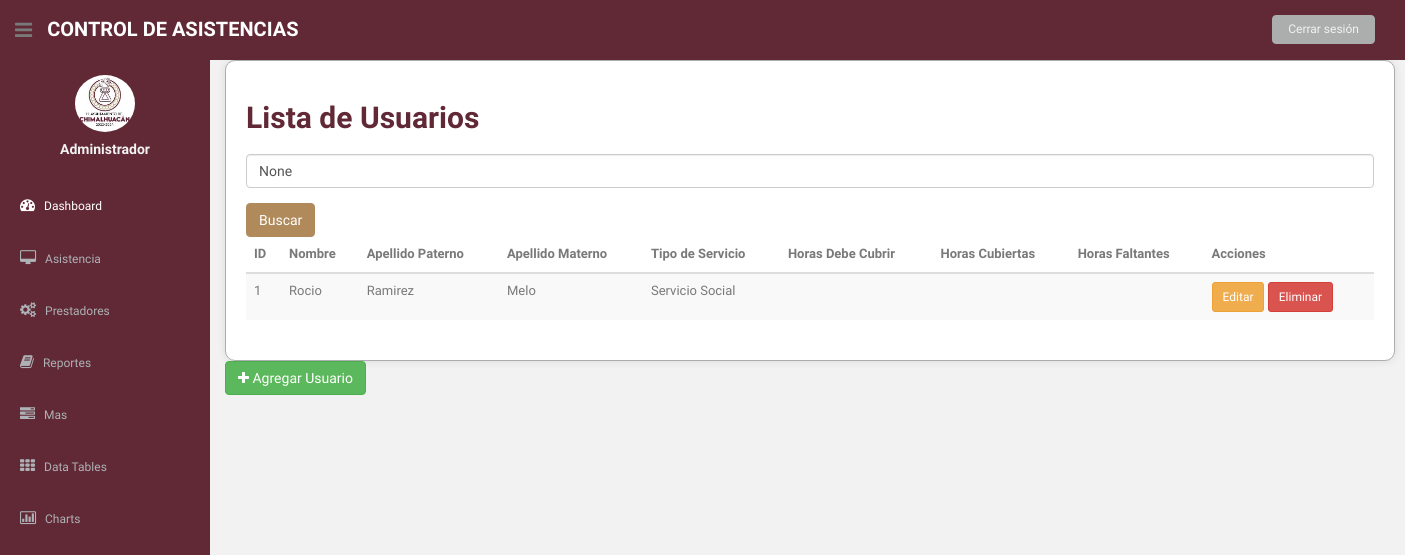
The app's page /lista_usuarios/ (signed in), older data.
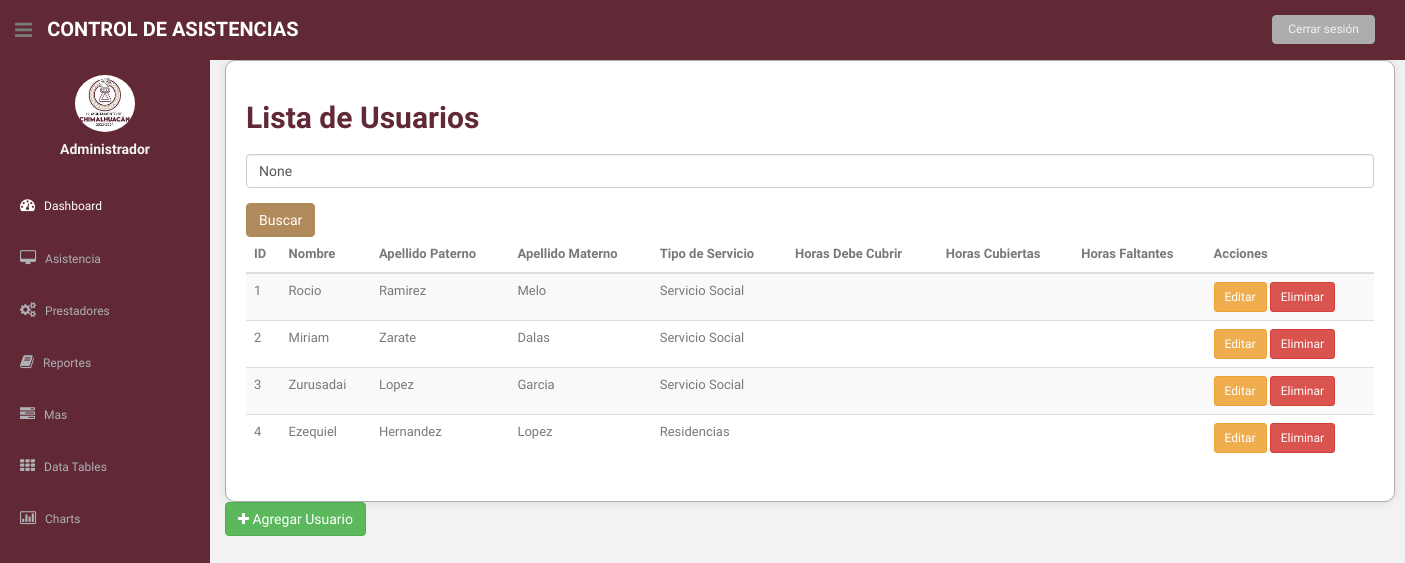
The same page, newer data.
### asistencia/models.py (models this page shows, shortened)
class Usuarios(models.Model):
    nombre = models.CharField(max_length=100)
    apellido_paterno = models.CharField(max_length=100)
    apellido_materno = models.CharField(max_length=100)
    telefono = models.CharField(max_length=20)
    correo_electronico = models.EmailField(max_length=255)
    OPCIONES_SERVICIO = [
        ('SS', 'Servicio Social'),
        ('R', 'Residencias'),
    ]
    tipo_servicio = models.CharField(max_length=2, choices=OPCIONES_SERVICIO)
    horas_realizadas = models.IntegerField(default=0)  # Se actualizará según las horas realizadas
    horas_requeridas = models.IntegerField()  # Horas requeridas para el servicio

### asistencia/views.py (the view)
# urls.py: path('lista_usuarios/', views.lista_usuarios, name='lista_usuarios'),
@login_required
def lista_usuarios(request):
    usuarios = Usuarios.objects.all()
    query = request.GET.get('q')
    if query:
        usuarios = usuarios.filter(nombre__icontains=query)
    return render(request, 'lista_usuarios.html', {'usuarios': usuarios, 'query': query})

### asistencia/templates/lista_usuarios.html (shortened to what this page needs)
{% load static %}
<!DOCTYPE html>
<html lang="en">
<head>
  <link href="{% static 'css/bootstrap.css' %}" rel="stylesheet">
  <link href="{% static 'font-awesome/css/font-awesome.css' %}" rel="stylesheet" />
  <link rel="stylesheet" type="text/css" href="{% static 'css/zabuto_calendar.css' %}">
  <link rel="stylesheet" type="text/css" href="{% static 'js/gritter/css/jquery.gritter.css' %}" />
  <link rel="stylesheet" type="text/css" href="{% static 'lineicons/style.css' %}">
  <link href="{% static 'css/style.css' %}" rel="stylesheet">
  <link href="{% static 'css/style-responsive.css' %}" rel="stylesheet">
</head>
<body>
  <section id="container">
    <header class="header black-bg">
      <div class="sidebar-toggle-box">
        <div class="fa fa-bars tooltips" data-placement="right" data-original-title="Toggle Navigation"></div>
      </div>
      <a href="{% url 'index' %}" class="logo"><b>Control de Asistencias</b></a>
      <div class="top-menu">
        <ul class="nav pull-right top-menu">
          <li><a class="logout" href="{% url 'login' %}">Cerrar sesión</a></li>
        </ul>
      </div>
    </header>
    <aside>
      <div id="sidebar" class="nav-collapse">
        <ul class="sidebar-menu" id="nav-accordion">
          <p class="centered"><a href="profile.html"><img src="{% static 'img/LOGO.jpg' %}" class="img-circle" width="60"></a></p>
          <h5 class="centered">Administrador</h5>
          <li class="mt">
            <a class="active" href="{% url 'index' %}">
              <i class="fa fa-dashboard"></i>
              <span>Dashboard</span>
            </a>
          </li>
          <li class="sub-menu">
            <a href="javascript:;">
              <i class="fa fa-desktop"></i>
              <span>Asistencia</span>
            </a>
          </li>
          <li class="sub-menu">
            <a href="javascript:;">
              <i class="fa fa-cogs"></i>
              <span>Prestadores</span>
            </a>
          </li>
          <li class="sub-menu">
            <a href="javascript:;">
              <i class="fa fa-book"></i>
              <span>Reportes</span>
            </a>
          </li>
          <li class="sub-menu">
            <a href="javascript:;">
              <i class="fa fa-tasks"></i>
              <span>Mas</span>
            </a>
          </li>
          <li class="sub-menu">
            <a href="javascript:;">
              <i class="fa fa-th"></i>
              <span>Data Tables</span>
            </a>
          </li>
          <li class="sub-menu">
            <a href="javascript:;">
              <i class="fa fa-bar-chart-o"></i>
              <span>Charts</span>
            </a>
          </li>
        </ul>
      </div>
    </aside>
    <section id="main-content">
      <section class="wrapper">
        <div class="container">
          <h2>Lista de Usuarios</h2>
          <form method="get" action="{% url 'lista_usuarios' %}">
            <div class="form-group">
              <input type="text" name="q" class="form-control" placeholder="Buscar por nombre" value="{{ query }}">
            </div>
            <button type="submit" class="btn btn-primary">Buscar</button>
          </form>
          <div class="table-responsive">
            <table class="table table-striped">
              <thead>
                <tr>
                  <th>ID</th>
                  <th>Nombre</th>
                  <th>Apellido Paterno</th>
                  <th>Apellido Materno</th>
                  <th>Tipo de Servicio</th>
                  <th>Horas Debe Cubrir</th>
                  <th>Horas Cubiertas</th>
                  <th>Horas Faltantes</th>
                  <th>Acciones</th>
                </tr>
              </thead>
              <tbody>
                {% for usuario in usuarios %}
                <tr>
                  <td>{{ usuario.id }}</td>
                  <td>{{ usuario.nombre }}</td>
                  <td>{{ usuario.apellido_paterno }}</td>
                  <td>{{ usuario.apellido_materno }}</td>
                  <td>{{ usuario.get_tipo_servicio_display }}</td>
                  <td>{{ usuario.horas_debe_cubrir }}</td>
                  <td>{{ usuario.horas_cubiertas }}</td>
                  <td>{{ usuario.horas_faltantes }}</td>
                  <td>
                    <a href="{% url 'editar_usuario' usuario.pk %}" class="btn btn-warning btn-sm">Editar</a>
                    <a href="{% url 'eliminar_usuario' usuario.pk %}" class="btn btn-danger btn-sm">Eliminar</a>
                  </td>
                </tr>
                {% endfor %}
              </tbody>
            </table>
          </div>
        </div>
        <a href="{% url 'agregar_usuario' %}" class="btn btn-success"><i class="fa fa-plus"></i> Agregar Usuario</a>
      </section>
    </section>
  </section>
</body>
</html>

### asistencia/static/css/style.css (style rules this page uses)
body { color: #797979; background: #f2f2f2; font-family: 'Ruda', sans-serif; padding: 0px !important; margin: 0px !important; font-size:13px; }
ul li { list-style: none; }
a, a:hover, a:focus { text-decoration: none; outline: none; }
#container { width: 100%; height: 100%; }
.centered { text-align: center; }
.mt { margin-top: 25px; }
ul.top-menu > li > .logout { color: #f2f2f2; font-size: 12px; border-radius: 4px; -webkit-border-radius: 4px; border: 1px solid #ACADAD !important; padding: 5px 15px; margin-right: 15px; background: #ACADAD; margin-top: 15px; }
#sidebar { width: 210px; height: 100%; position: fixed; background: #602935; }
#sidebar h5 { color: #f2f2f2; font-weight: 700; }
#sidebar ul li { position: relative; }
ul.sidebar-menu , ul.sidebar-menu li ul.sub { margin: -2px 0 0; padding: 0; }
ul.sidebar-menu { margin-top: 75px; }
ul.sidebar-menu li { margin-bottom: 5px; margin-left:10px; margin-right:10px; }
ul.sidebar-menu li.sub-menu { line-height: 15px; }
ul.sidebar-menu li a span { display: inline-block; }
ul.sidebar-menu li a { color: #aeb2b7; text-decoration: none; display: block; padding: 15px 0 15px 10px; font-size: 12px; outline: none; -webkit-transition: all 0.3s ease; -moz-transition: all 0.3s ease; -o-transition: all 0.3s ease; -ms-transition: all 0.3s ease; transition: all 0.3s ease; }
ul.sidebar-menu li a.active, ul.sidebar-menu li a:hover, ul.sidebar-menu li a:focus { background: #602935; color: #fff; display: block; -webkit-transition: all 0.3s ease; -moz-transition: all 0.3s ease; -o-transition: all 0.3s ease; -ms-transition: all 0.3s ease; transition: all 0.3s ease; }
ul.sidebar-menu li a i { font-size: 15px; padding-right: 6px; }
ul.sidebar-menu li a.active i { color: #fff; }
#main-content { margin-left: 210px; }
.header, .footer { min-height: 60px; padding: 0 15px; }
.header { position: fixed; left: 0; right: 0; z-index: 1002; }
.black-bg { background: #602935; border-bottom: 1px solid #602935; }
.wrapper { display: inline-block; margin-top: 60px; padding-left: 15px; padding-right: 15px; padding-bottom: 15px; padding-top: 0px; width: 100%; }
a.logo { font-size: 20px; color: #ffffff; float: left; margin-top: 15px; text-transform: uppercase; }
a.logo b { font-weight: 900; }
#top_menu .nav > li, ul.top-menu > li { float: left; }
ul.top-menu > li > a { color: #666666; font-size: 16px; border-radius: 4px; -webkit-border-radius: 4px; border:1px solid #666666 !important; padding: 2px 6px; margin-right: 15px; }
.sidebar-toggle-box { float: left; padding-right: 15px; margin-top: 20px; }
.sidebar-toggle-box .fa-bars { cursor: pointer; display: inline-block; font-size: 20px; }

### asistencia/templates/lista_usuarios.html (style rules this page uses)
.container { background-color: #ffffff; border: 1px solid #ACADAD; padding: 20px; border-radius: 10px; box-shadow: 0px 0px 10px rgba(0, 0, 0, 0.1); }
.container h2 { color: #602935; font-weight: bold; }
.container form { margin-top: 20px; }
.container .btn-primary { background-color: #B08A5B; border-color: #B08A5B; }

Row changes from the older to the newer data that the page shows:
added Usuarios: id "2", nombre "Miriam", apellido_paterno "Zarate", apellido_materno "Dalas", tipo_servicio "Servicio Social"
added Usuarios: id "3", nombre "Zurusadai", apellido_paterno "Lopez", apellido_materno "Garcia", tipo_servicio "Servicio Social"
added Usuarios: id "4", nombre "Ezequiel", apellido_paterno "Hernandez", apellido_materno "Lopez", tipo_servicio "Residencias"
